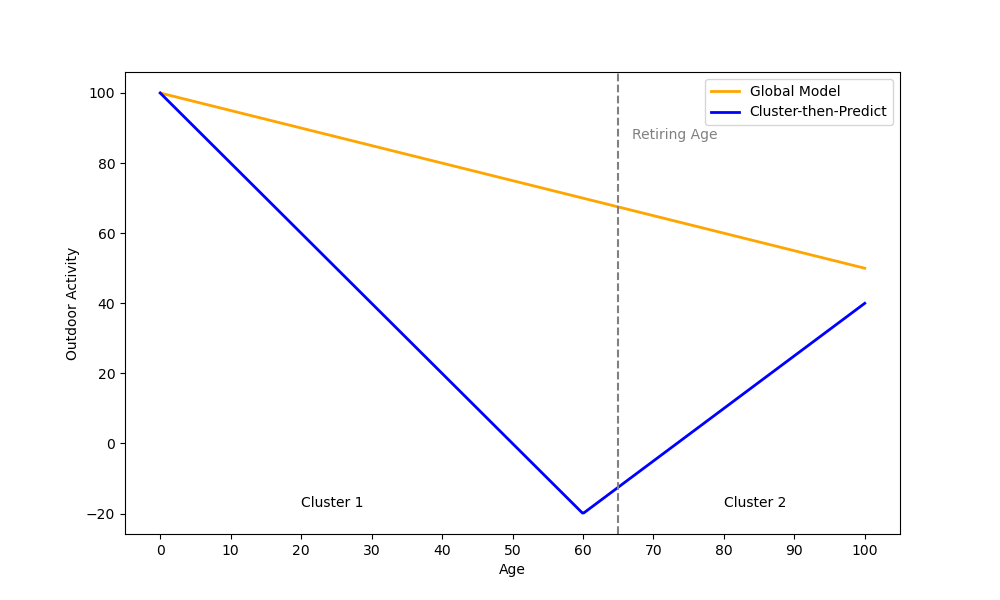

Reproduce this figure in Python.
from matplotlib import pyplot as plt
import numpy as np

# Data for the plot
age = np.linspace(0, 100, 500)
global_model = np.maximum(100 - 0.5 * age, 0)
cluster_then_predict = np.piecewise(age, [age < 60, age >= 60], [lambda x: 100 - 2 * x, lambda x: (x - 60) * 1.5])

# Adding retiring age line
retiring_age = 65

# Adjusting the data for the cluster then predict model to ensure a smooth transition at the kink point
def cluster_then_predict_model(x):
    if x < 60:
        return 100 - 2 * x
    else:
        return 100 - 2 * 60 + (x - 60) * 1.5

# Creating the adjusted data
cluster_then_predict_adjusted = np.array([cluster_then_predict_model(x) for x in age])

# Plotting
plt.figure(figsize=(10, 6))

# Plotting the lines
plt.plot(age, global_model, label='Global Model', color='orange', linewidth=2)
plt.plot(age, cluster_then_predict_adjusted, label='Cluster-then-Predict', color='blue', linewidth=2)

# Adding retiring age line
plt.axvline(x=retiring_age, color='gray', linestyle='--')
plt.text(retiring_age + 2, 90, 'Retiring Age', color='gray', rotation=0, verticalalignment='top')

# Marking clusters
plt.text(20, -18, 'Cluster 1', color='black')
plt.text(80, -18, 'Cluster 2', color='black')

# Adding labels (removing title as it will be added in LaTeX)
plt.xlabel('Age')
plt.ylabel('Outdoor Activity')
# plt.title('Conceptual Plot: Cluster-then-Predict Model vs Global Model')  # Title removed

plt.legend()

# Customize x-axis to show only rough marks
plt.xticks(ticks=np.arange(0, 101, 10))

# Show plot
plt.grid(False)
plt.savefig('conceptual_abstract_plot.png')
plt.show()
